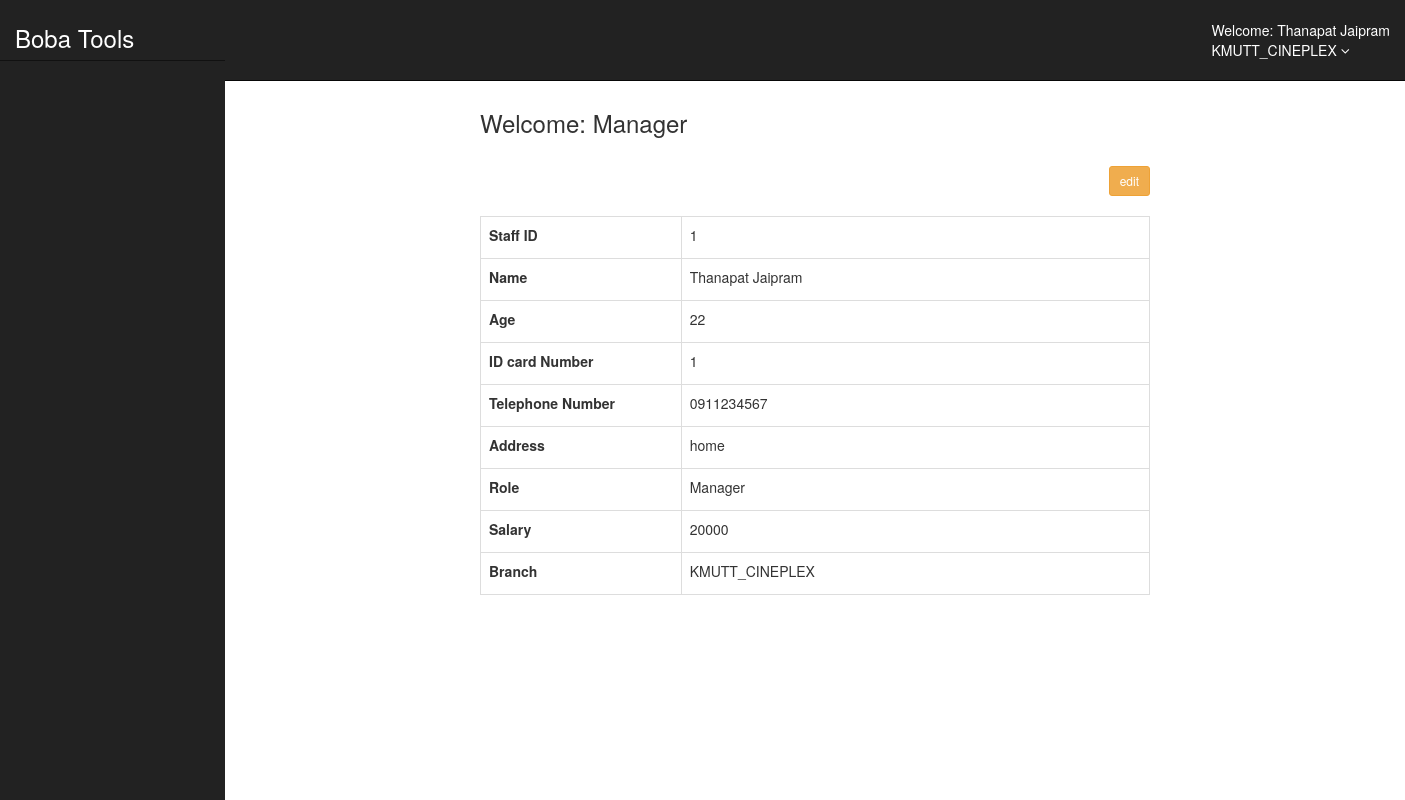
/indexStaff.php (signed in), run on the app's committed database.
### tables this page shows
CREATE TABLE `branch` (
  `Branch_ID` varchar(32) NOT NULL,
  `Branch_Name` varchar(64) NOT NULL,
  `Branch_Address` varchar(200) NOT NULL,
  `Branch_Tel` varchar(13) NOT NULL,
  `Number_Theater` int(2) NOT NULL,
  `OC_Time` varchar(64) NOT NULL
);

CREATE TABLE `staff` (
  `Staff_ID` int(11) NOT NULL,
  `Password` varchar(200) NOT NULL,
  `Role` varchar(32) NOT NULL,
  `Salary` int(11) NOT NULL,
  `Branch_ID` varchar(32) NOT NULL,
  `Firstname` varchar(64) NOT NULL,
  `Lastname` varchar(64) NOT NULL,
  `ID_NO` varchar(13) NOT NULL,
  `Staff_Tel` varchar(32) NOT NULL,
  `Address` varchar(256) NOT NULL,
  `Staff_DoB` date NOT NULL
);

### indexStaff.php (the view, shortened to what this page needs)
<?php
include('connection.php');
$id =  $_SESSION['staff_id'];
$bID = $_SESSION['branch'];
$bquery = "SELECT * FROM branch WHERE Branch_ID = $bID";
$bresult = mysqli_query($conn, $bquery);
$brow = mysqli_fetch_array($bresult);
$bname = $brow['Branch_Name'];
$squery = "SELECT * FROM staff WHERE Staff_ID = $id";
$sresult = mysqli_query($conn, $squery);
$srow = mysqli_fetch_array($sresult);
$user = $srow['Firstname'] . " " . $srow['Lastname'];
$role = $srow['Role'];
$salary = $srow['Salary'];
$id_no = $srow['ID_NO'];
$tel = $srow['Staff_Tel'];
$address = $srow['Address'];
$dob = $srow['Staff_DoB'];
$today = date("Y-m-d");
$diff = date_diff(date_create($dob), date_create($today));
?>
<!DOCTYPE html>
<head>
    <link rel="stylesheet" href="https://maxcdn.bootstrapcdn.com/bootstrap/3.3.7/css/bootstrap.min.css">
    <link rel="stylesheet" href="crudstyle.css">
</head>
<body>
    <div id="wrapper">
        <nav class="navbar navbar-inverse navbar-fixed-top" role="navigation">
            <div class="navbar-header">
                <a class="navbar-brand" href="#">
                    <h3>Boba Tools</h3>
                </a>
            </div>
            <ul class="nav navbar-right top-nav">
                <li class="dropdown">
                    <a href="#" class="dropdown-toggle" data-toggle="dropdown">Welcome: <?php echo $_SESSION['user'] . '<br>' . $bname; ?> <b class="fa fa-angle-down"></b></a>
                </li>
            </ul>
            <div class="collapse navbar-collapse navbar-ex1-collapse">
                <ul class="nav navbar-nav side-nav">
            </div>
        </nav>
        <br><br>
        <div class="container bg-white pt-2 pb-4 ">
            <div class="container" style="width:700px;">
                <h3 aligh="conter">Welcome: <?php echo $role ?></h3>
                <br>
                <div class="table-responsive">
                    <div align="right">
                        <input type="button" name="edit" value="edit" class="btn btn-warning btn-sm edit_detail" id="<?php echo $id; ?>" /><br><br>
                    </div>
                    <table class="table table-bordered">
                        <tr>
                            <td width="30%"><label>Staff ID</label></td>
                            <td width="70%"><?php echo $id ?></td>
                        </tr>
                        <tr>
                            <td width="30%"><label>Name</label></td>
                            <td width="70%"><?php echo $user ?></td>
                        </tr>
                        <tr>
                            <td width="30%"><label>Age</label></td>
                            <td width="70%"><?php echo $diff->format('%y') ?></td>
                        </tr>
                        <td width="30%"><label>ID card Number</label></td>
                        <td width="70%"><?php echo $id_no ?></td>
                        <tr>
                            <td width="30%"><label>Telephone Number</label></td>
                            <td width="70%"><?php echo $tel ?></td>
                        </tr>
                        <tr>
                            <td width="30%"><label>Address</label></td>
                            <td width="70%"><?php echo $address ?></td>
                        </tr>
                        <tr>
                            <td width="30%"><label>Role</label></td>
                            <td width="70%"><?php echo $role ?></td>
                        </tr>
                        <tr>
                            <td width="30%"><label>Salary</label></td>
                            <td width="70%"><?php echo $salary ?></td>
                        </tr>
                        <tr>
                            <td width="30%"><label>Branch</label></td>
                            <td width="70%"><?php echo $brow['Branch_Name'] ?></td>
                        </tr>
                    </table>
                </div>
            </div>
        </div>
</body>
</html>

### crudstyle.css (style rules this page uses)
@media (min-width:768px) { body { margin-top: 50px; } }
#wrapper { padding-left: 0; }
@media (min-width:768px) { #wrapper { padding-left: 225px; } }
.top-nav { padding: 0 15px; }
.top-nav>li { display: inline-block; float: left; }
.top-nav>li>a { padding-top: 20px; padding-bottom: 20px; line-height: 20px; color: #fff; }
@media (min-width:768px) { .side-nav { position: fixed; top: 60px; left: 225px; width: 225px; margin-left: -225px; border: none; border-radius: 0; border-top: 1px rgba(0,0,0,.5) solid; overflow-y: auto; background-color: #222; bottom: 0; overflow-x: hidden; padding-bottom: 40px; } }
.navbar-brand { padding: 5px 15px; }

### data on the page
branch: Branch_Name "KMUTT_CINEPLEX"
staff: Role "Manager", user "Thanapat Jaipram", Staff_DoB "22", ID_NO "1", Staff_Tel "0911234567", Address "home", Salary "20000"

### other printed values
$_SESSION['user'] "Thanapat Jaipram"
$id "1"
